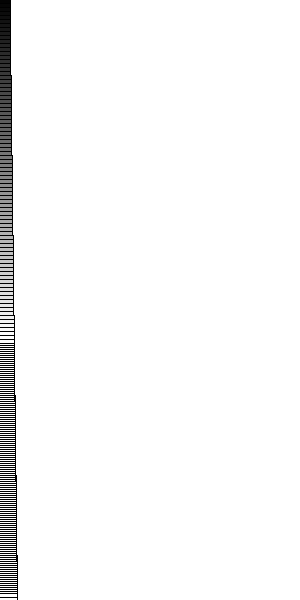
Frame 1 (no input)
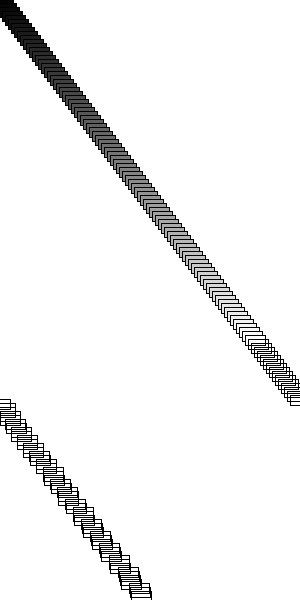
Frame 60 (the mouse pressed at the canvas centre just before this capture)
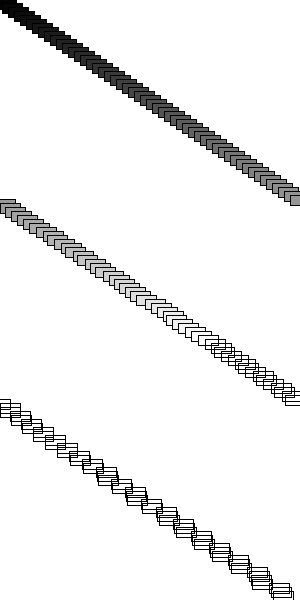
Frame 120 (the mouse held since frame 60 and released just before this capture)

The Processing sketch that drew these frames (run headless with seeded random() and noise(); from frame 60 on, the mouse is pressed at the canvas centre):

// Processing sketch: processing_123034
// ── processing_123034.pde

rec[] recs = new rec[150];

void setup() {
  size(300,600);
  smooth();
  for (int i = 0; i < recs.length; i ++ ) {
    recs[i] = new rec(color(i*3),0,i*4,i/20.0); 
  }
}

void draw() {
  background(255);
  for (int i = 0; i < recs.length; i ++ ) {
    recs[i].moure();
    recs[i].dibuixa();
  }
}
class rec { 
  color c;
  float xpos;
  float ypos;
  float xspeed;

  rec(color c_, float xpos_, float ypos_, float xspeed_) {
    c = c_;
    xpos = xpos_;
    ypos = ypos_;
    xspeed = xspeed_;
  }

  void dibuixa() {
    rectMode(CENTER);
    stroke(0);
    fill(c);
    rect(xpos,ypos,20,10);
  }

  void moure() {
    xpos = xpos + xspeed;
    if (xpos > width) {
      xpos = 0;
    }
  }
}
